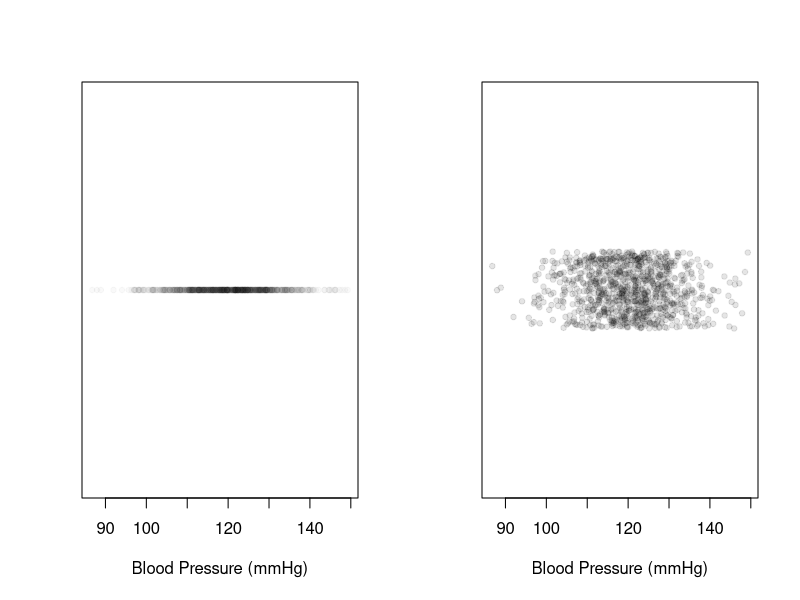
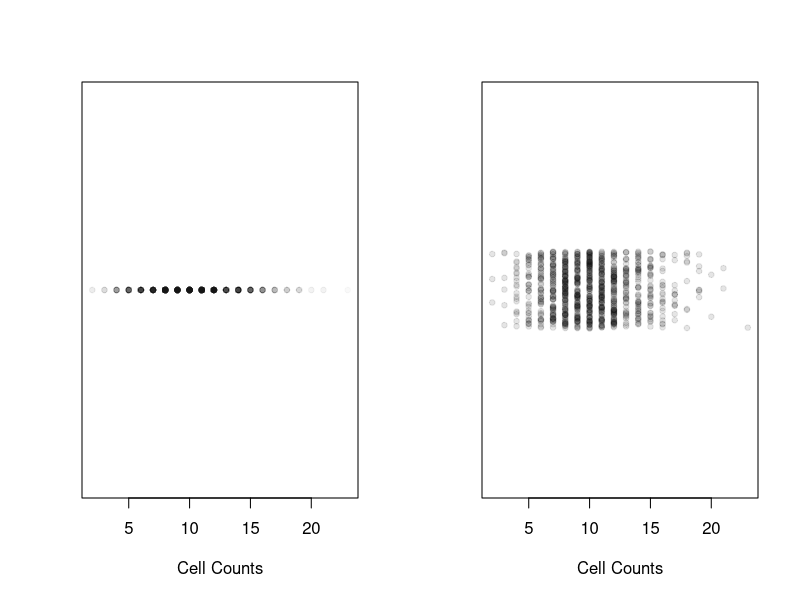
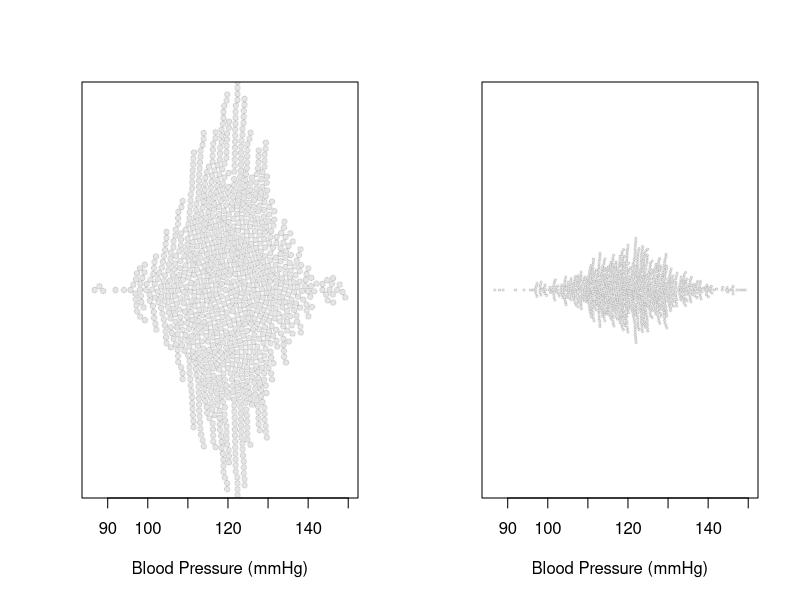
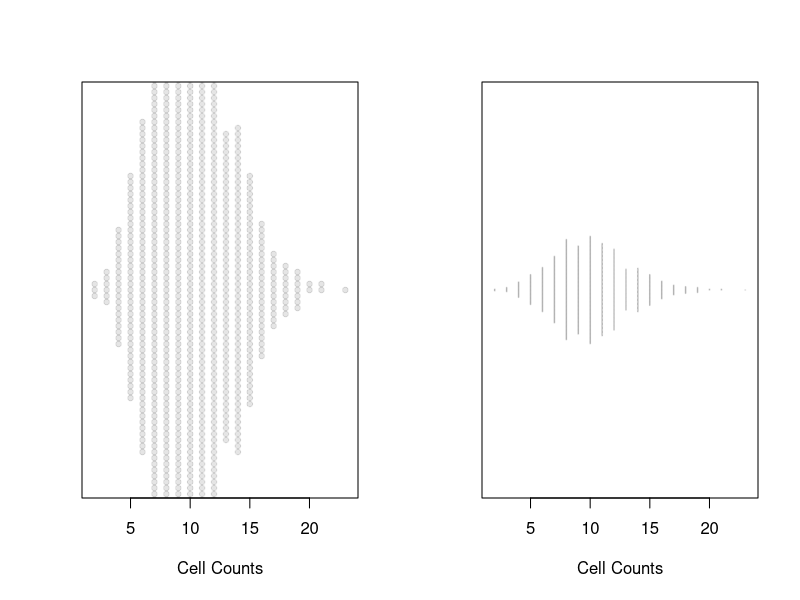
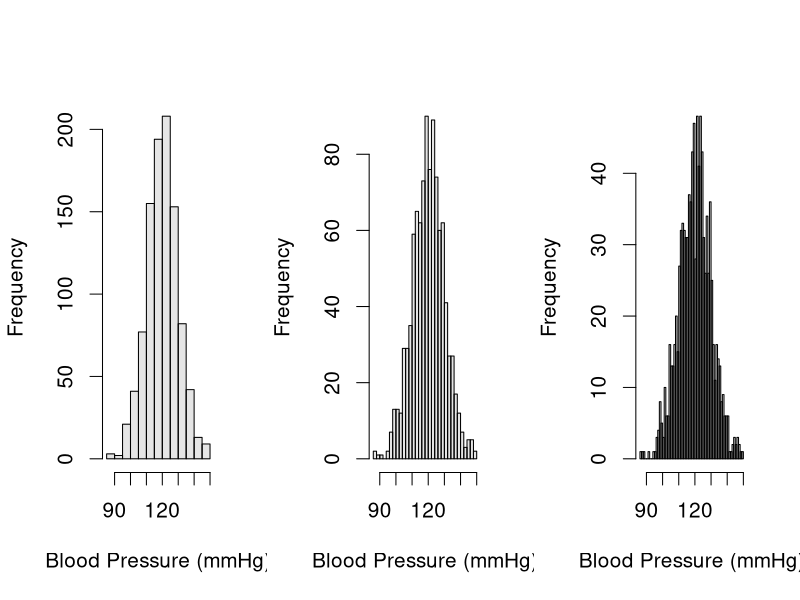
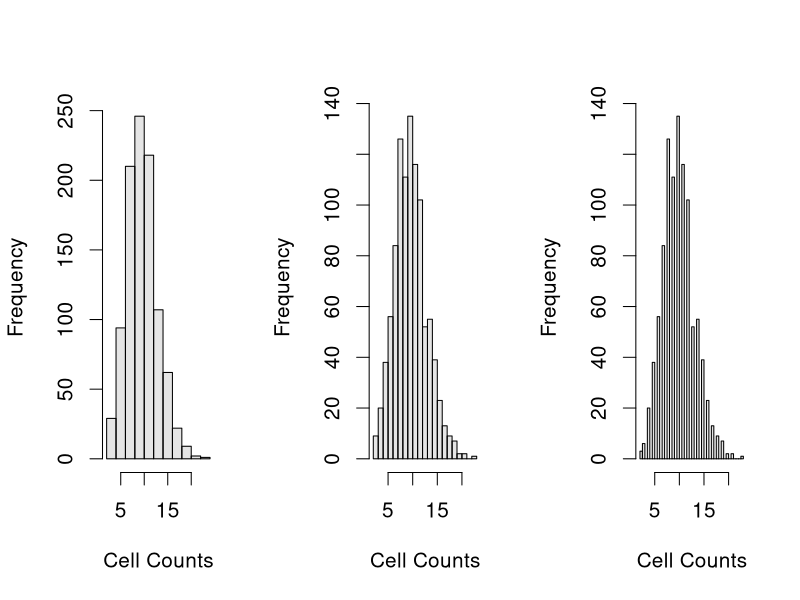
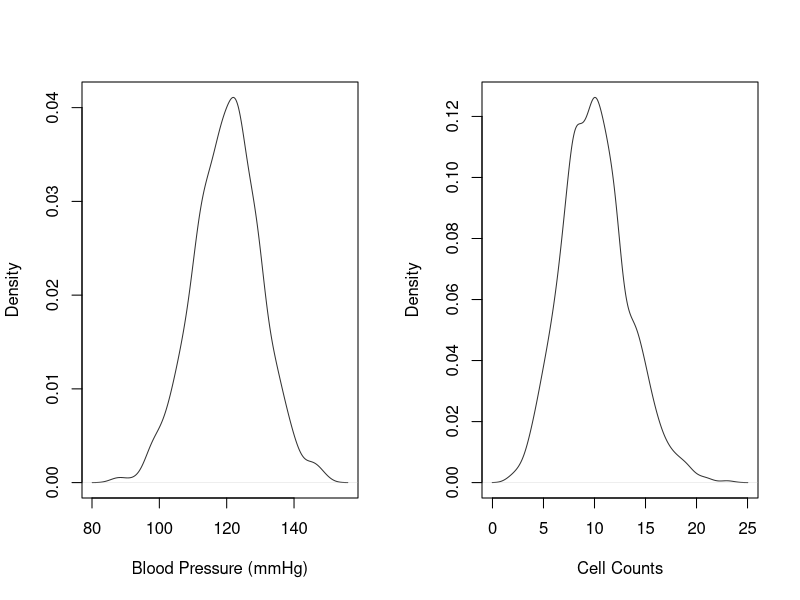

These charts were generated, in order, by the following R code:
## ---- chunk 1
# blood pressure
set.seed(111)
blood_pressure <- rnorm(1000, mean = 120, sd = 10)
head(blood_pressure)
## ---- chunk 2
# cell counts in a counting chamber
set.seed(222)
cell_counts <- rpois(1000, lambda = 10)
head(cell_counts)
## ---- chunk 3
# blood type of person
set.seed(333)
blood_type <- factor(sample(c("A", "B", "AB", "0"), size = 1000, replace = T))
head(blood_type)
## ---- chunk 4
par(mfrow=c(1,2))

# overplot
stripchart(blood_pressure, xlab = "Blood Pressure (mmHg)",
           pch = 19, col = rgb(0,0,0,0.025), cex=0.75, method = "overplot")

# jitter
stripchart(blood_pressure, xlab = "Blood Pressure (mmHg)",
           pch = 19, col = rgb(0,0,0,0.1), cex=0.75, method = "jitter")

## ---- chunk 5
par(mfrow=c(1,2))

stripchart(cell_counts, xlab = "Cell Counts",
           pch = 19, col = rgb(0,0,0,0.025), cex=0.75, method = "overplot")

stripchart(cell_counts, xlab = "Cell Counts",
           pch = 19, col = rgb(0,0,0,0.1), cex=0.75, method = "jitter")

## ---- chunk 6
library(beeswarm)

par(mfrow=c(1,2))

beeswarm(blood_pressure, xlab = "Blood Pressure (mmHg)",
         pch = 19, col = rgb(0,0,0,0.1), cex=0.75, vertical = F)

beeswarm(blood_pressure, xlab = "Blood Pressure (mmHg)",
         pch = 19, col = rgb(0,0,0,0.1), cex=0.33, vertical = F)

## ---- chunk 7
par(mfrow=c(1,2))

beeswarm(cell_counts, xlab = "Cell Counts",
           pch = 19, col = rgb(0,0,0,0.1), cex=0.75, vertical = F)

beeswarm(cell_counts, xlab = "Cell Counts",
           pch = 19, col = rgb(0,0,0,0.1), cex=0.10, vertical = F)

## ---- chunk 8
par(mfrow=c(1,3), cex=1.25)

hist(blood_pressure, xlab = "Blood Pressure (mmHg)", 
     main = "", col = rgb(0,0,0,0.1), breaks = 10)

hist(blood_pressure, xlab = "Blood Pressure (mmHg)", 
     main = "", col = rgb(0,0,0,0.1), breaks = 30)

hist(blood_pressure, xlab = "Blood Pressure (mmHg)", 
     main = "", col = rgb(0,0,0,0.1), breaks = 50)

## ---- chunk 9
par(mfrow=c(1,3), cex=1.25)

hist(cell_counts, xlab = "Cell Counts", 
     main = "", col = rgb(0,0,0,0.1), breaks = 10)

hist(cell_counts, xlab = "Cell Counts", 
     main = "", col = rgb(0,0,0,0.1), breaks = 20)

hist(cell_counts, xlab = "Cell Counts", 
     main = "", col = rgb(0,0,0,0.1), breaks = 50)
## ---- chunk 10
par(mfrow=c(1,2))

plot(density(blood_pressure), xlab = "Blood Pressure (mmHg)", 
     main = "", col = rgb(0,0,0,0.8))

plot(density(cell_counts), xlab = "Cell Counts", 
     main = "", col = rgb(0,0,0,0.8))

